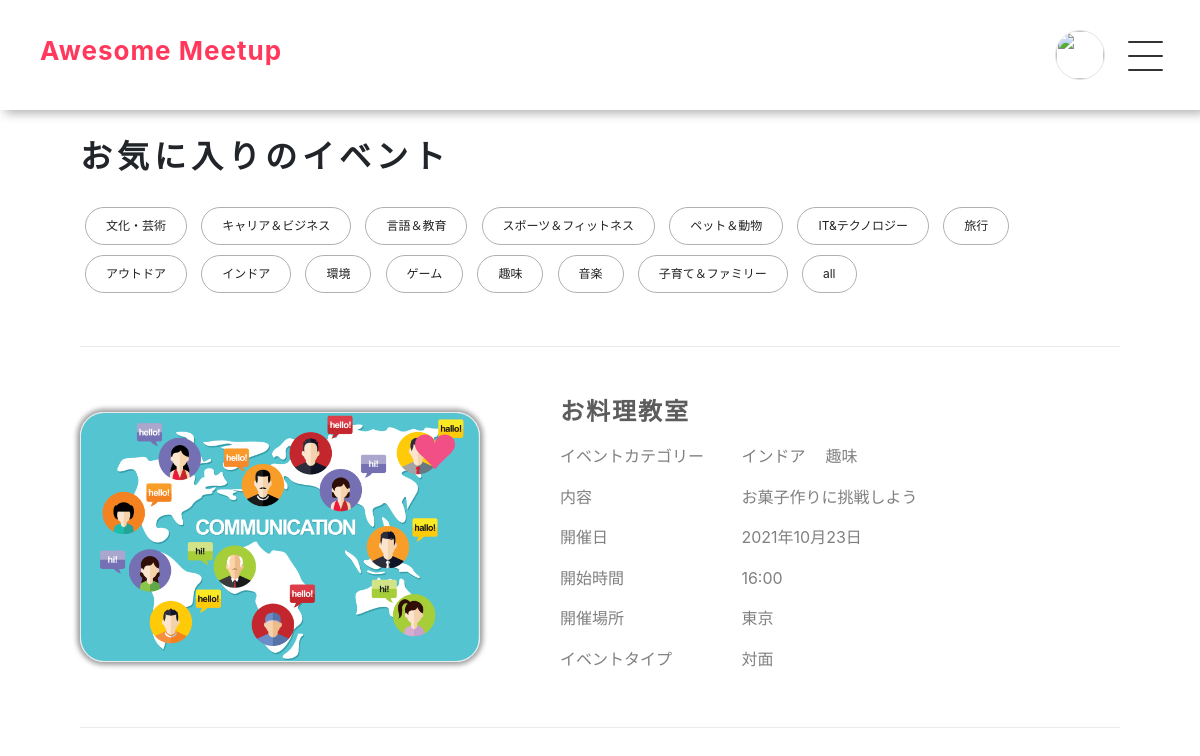
The page /favorite_show.php?id=1 (signed in) on the database its author committed.
### tables this page shows
CREATE TABLE `categories` (
  `id` int(11) NOT NULL AUTO_INCREMENT,
  `type` varchar(100) NOT NULL,
  `created_at` timestamp NOT NULL DEFAULT CURRENT_TIMESTAMP ON UPDATE CURRENT_TIMESTAMP,
  PRIMARY KEY (`id`)
);

CREATE TABLE `events` (
  `id` int(11) NOT NULL AUTO_INCREMENT,
  `user_id` int(11) NOT NULL,
  `name` varchar(50) NOT NULL,
  `content` varchar(255) NOT NULL,
  `place` varchar(50) NOT NULL,
  `day` varchar(50) NOT NULL,
  `time` varchar(50) NOT NULL,
  `participants` int(11) NOT NULL,
  `type` varchar(50) NOT NULL,
  `image` varchar(255) DEFAULT NULL,
  `created_at` timestamp NOT NULL DEFAULT CURRENT_TIMESTAMP ON UPDATE CURRENT_TIMESTAMP,
  PRIMARY KEY (`id`),
  KEY `user_id` (`user_id`),
  CONSTRAINT `events_ibfk_1` FOREIGN KEY (`user_id`) REFERENCES `users` (`id`)
);

### favorite_show.php (called while the page is built, shortened)
<?php
    require_once 'models/Event.php';
    require_once "models/Favorite.php";
    require_once "models/Category.php";
    $user_id = $_GET['id'];
    $login_user = $_SESSION['login_user'];
    $user_icon = $_SESSION["user_icon"];
    $categories = Category::all();
    $favorites = Favorite::find($user_id);
    foreach ($favorites as $favorite) {
        $event[] = Event::find($favorite->event_id);
    }
    include_once 'views/favorite_show_view.php';

### models/Category.php (called while the page is built, shortened)
<?php
    require_once 'models/Model.php';
    require_once "models/Favorite.php";
    class Category extends Model
    {
        public static function all()
        {
            try {
                $pdo  = self::get_connection();
                $stmt = $pdo->query('SELECT * FROM categories');
                $stmt->setFetchMode(PDO::FETCH_CLASS | PDO::FETCH_PROPS_LATE, 'Category');
                $categories = $stmt->fetchAll();
                return $categories;
            }
            catch (PDOException $e) {
                return 'PDO exception: ' . $e->getMessage();
            }
        }
    }

### models/Event.php (called while the page is built, shortened)
<?php
 require_once 'models/Model.php';
 require_once 'models/Favorite.php';
 require_once 'models/Category.php';
 class Event extends Model
 {
     public $id;
     public static function find($id)
     {
         try {
             $pdo = self::get_connection();
             $stmt = $pdo->prepare('select * from events where id=:id');
            $stmt->bindParam(':id', $id, PDO::PARAM_INT);
            $stmt->execute();
            $stmt->setFetchMode(PDO::FETCH_CLASS | PDO::FETCH_PROPS_LATE, 'Event');
            $event = $stmt->fetch();
             return $event;
         } catch (PDOException $e) {
             return 'PDO exception: '.$e->getMessage();
         }
     }
      public function categories()
      {
                try {
                    $pdo = self::get_connection();
                    $stmt = $pdo->prepare('SELECT categories.type FROM categories JOIN event_category_relations ON categories.id = event_category_relations.category_id WHERE event_category_relations.event_id = :event_id');
                    $stmt->bindParam(':event_id', $this->id, PDO::PARAM_INT);
                    $stmt->execute();
                    $stmt->setFetchMode(PDO::FETCH_CLASS | PDO::FETCH_PROPS_LATE, 'Category');
                    $categories = $stmt->fetchAll();
                    return $categories;
                } catch (PDOException $e) {
                    return 'PDO exception: '.$e->getMessage();
                }
            }
 }

### models/Favorite.php (called while the page is built, shortened)
<?php
    require_once 'models/Model.php';
    class Favorite extends Model
    {
        public static function find($user_id)
        {
            try {
                $pdo  = self::get_connection();
                $stmt = $pdo->prepare('SELECT * FROM favorites WHERE user_id=:user_id order by created_at desc');
                $stmt->bindParam(':user_id', $user_id, PDO::PARAM_INT);
                $stmt->execute();
                $stmt->setFetchMode(PDO::FETCH_CLASS | PDO::FETCH_PROPS_LATE, 'Favorite');
                $favorites = $stmt->fetchAll();
                return $favorites;
            }
            catch (PDOException $e) {
                return 'PDO exception: ' . $e->getMessage();
            }
        }
    }

### models/Model.php (called while the page is built, shortened)
<?php
    class Model
    {
        protected static function close_connection($pdo, $stmp)
        {
            try {
                $stmp = null;
            }
            catch (PDOException $e) {
                return 'PDO exception: ' . $e->getMessage();
            }
        }
    }
    function set_time($time_db)
    {
        $dateTime = new DateTime($time_db);
        return $time_db = $dateTime->format("Y年m月d日");
    }

### views/favorite_show_view.php (the view, shortened to what this page needs)
<!DOCTYPE html>
<html lang="ja">
    <head>
        <link rel="stylesheet" href="css/event.css">
        <link rel="stylesheet" href="css/nav.css">
        <link rel="stylesheet" href="css/reset.css">
        <link href="https://cdn.jsdelivr.net/npm/bootstrap@5.0.0-beta1/dist/css/bootstrap.min.css" rel="stylesheet">
    </head>
    <body>
    <header>
         <nav class="navbar navbar-light fixed-top">
            <div class="nav_title"><a href="top.php"><h1 class="d-flex">Awesome&nbsp;<span>Meetup</span></h1></a></div>
            <div class="d-flex position-relative">
                  <div class="user-icon">
                     <a href="user_account.php?id=<?=$login_user->id?>"><img src="upload/<?=$user_icon?>"></a>
                  </div>
               <div id="nav_menu">
                   <span></span>
                   <span></span>
                   <span></span>
               </div>
            </div>
         </nav>
      </header>
        <div class="scroll_wrapper">
        <div class="mb-5">
        <h1 class="Ltitle">お気に入りの<span>イベント</span></h1>
        <div id="buttons">
            <?php foreach ($categories as $category):?>
            <button value="<?=$category->type?>"><?=$category->type?></button>
            <?php endforeach; ?>
            <button value="all">all</button>
        </div>
        </div>
            <?php foreach ($event as $event):?>
                <div class="grid_wrapper <?php foreach ($event->categories() as $category):?><?=$category->type?> <?php endforeach; ?> ">
                <div class="grid_img position-relative"><a href="event_show.php?id=<?=$event->id?>"><img src="upload/<?=$event->image?>">
                </a></li>
                </div>
                <div class="grid_items">
                    <div class="d-grid">
                        <h2><?=$event->name?></h2>
                    </div>
                    <ul class="d-grid grid_item">
                        <li>イベントカテゴリー</li>
                        <ul class="d-flex flex_categories p-0">
                            <?php foreach ($event->categories() as $category):?>
                            <li class="<?=$category->type?>"><?=$category->type ?><li>
                            <?php endforeach; ?>
                        </ul>
                    </ul>
                    <ul class="d-grid grid_item">
                        <li>内容</li>
                        <li><?=$event->content?></li>
                    </ul>
                    <ul id="none" class="d-grid grid_item">
                        <li>開催日</li>
                        <li><?=set_time($event->day)?></li>
                    </ul>
                    <ul id="none" class="d-grid grid_item">
                        <li>開始時間</li>
                        <li><?=$event->time?></li>
                    </ul>
                    <ul class="d-grid grid_item">
                        <li>開催場所</li>
                        <li><?=$event->place?></li>
                    </ul>
                    <ul class="d-grid grid_item">
                        <li>イベントタイプ</li>
                        <li><?=$event->type?></li>
                    </ul>
                </div>
            </div>
            <?php endforeach; ?>
        </div>
    </body>
</html>

### css/event.css (style rules this page uses)
.scroll_wrapper { padding: 50px 80px; overflow: scroll; }
.scroll_wrapper h1 { font-size: 32px; font-weight: 600; line-height: 1; letter-spacing: 5px; margin-bottom: 30px; }
.scroll_wrapper .Ltitle { display: flex; }
.scroll_wrapper #buttons button { cursor: pointer !important; text-align: center !important; border: 1px solid #b0b0b0 !important; background-color: white; outline: none !important; margin: 5px; border-radius: 30px !important; color: #222222; font-family: Circular, -apple-system, BlinkMacSystemFont, Roboto, "Helvetica Neue", sans-serif !important; padding: 10px 20px !important; font-size: 12px !important; line-height: 16px !important; }
.scroll_wrapper .grid_wrapper { grid-template-columns: 1fr 2fr; grid-template-rows: 300px; gap: 80px; display: grid; border-top: 0.5px solid #ebebeb; border-bottom: 0.5px solid #ebebeb; padding: 40px 0; }
.scroll_wrapper .grid_wrapper .grid_img { display: flex; align-items: center; }
.scroll_wrapper .grid_wrapper .grid_img img { width: 400px; height: 250px; object-fit: cover; border-radius: 24px; border: 1px solid #ebebeb; box-shadow: 0px 0px 5px 3px #9e9e9e; }
.scroll_wrapper .grid_wrapper .grid_img .hurt { color: #f14f86; border: red; width: 50px; height: 40px; top: 15%; right: 5%; }
.scroll_wrapper .grid_wrapper .grid_items { display: flex; flex-direction: column; justify-content: space-evenly; }
.scroll_wrapper .grid_wrapper .grid_items .grid_item { grid-template-columns: 1fr 2.5fr; gap: 30px; color: gray; font-size: 16px; padding: 0; margin-bottom: 10px; }
.scroll_wrapper .grid_wrapper .grid_items .grid_item .flex_categories { flex-wrap: wrap; }
.scroll_wrapper .grid_wrapper .grid_items .grid_item .flex_categories li { padding-right: 10px; }
.scroll_wrapper .grid_wrapper .grid_items h2 { font-size: 26px; font-weight: 600; line-height: 1.5; letter-spacing: 2px; font-size: 24px; color: #000000a3; }

### css/nav.css (style rules this page uses)
header { height:90px; }
#nav_menu { width: 55px; height: 50px; position: relative; left: 15px; top:11px; cursor:pointer; transition: 0.5s ease-in-out; z-index: 20; }
#nav_menu span { display: block; position: absolute; left: 8px; width: 35px; height: 2px; background-color: #333; border-radius: 4px; transition: all .5s; }
.open span:nth-child(1) { top: 0px; width: 60px; animation: equalizer01 7000ms infinite; }
.open span:nth-child(2) { top: 14px; width: 30px; animation: equalizer02 5000ms infinite; animation-delay: 0.33s; }
.open span:nth-child(3) { top: 28px; width: 20px; animation: equalizer02 5000ms infinite; }
.user-icon { width: 50px; height: 50px; border: 1px solid #8080803b; border-radius: 50%; }
.user-icon img { width: 100%; height: 100%; border-radius: 50%; }
.navbar { padding: 30px 40px!important; box-shadow: 5px 3px 10px 0px #00000052; box-shadow: 5px 3px 10px 0px #00000052; cursor: pointer; background: white; }
.nav_title a { text-decoration:none!important; }
.nav_title h1 { font-family: "SF Pro JP","SF Pro Display","SF Pro Icons","Hiragino Kaku Gothic Pro","ヒラギノ角ゴ Pro W3","メイリオ","Meiryo","ＭＳ Ｐゴシック","Helvetica Neue","Helvetica","Arial",sans-serif; letter-spacing: 1px; font-size: 26px; font-weight: bold; color: #ff385c; }
html ,body { height:100%; }

### rows shown on the page
categories: type "文化・芸術"
categories: type "キャリア＆ビジネス"
categories: type "言語＆教育"
categories: type "スポーツ＆フィットネス"
categories: type "ペット＆動物"
categories: type "IT&テクノロジー"
categories: type "旅行"
categories: type "アウトドア"
categories: type "インドア"
categories: type "環境"
categories: type "ゲーム"
categories: type "趣味"
categories: type "音楽"
categories: type "子育て＆ファミリー"
events: image (picture), name "お料理教室", content "お菓子作りに挑戦しよう", day "2021年10月23日", time "16:00", place "東京", type "対面"
